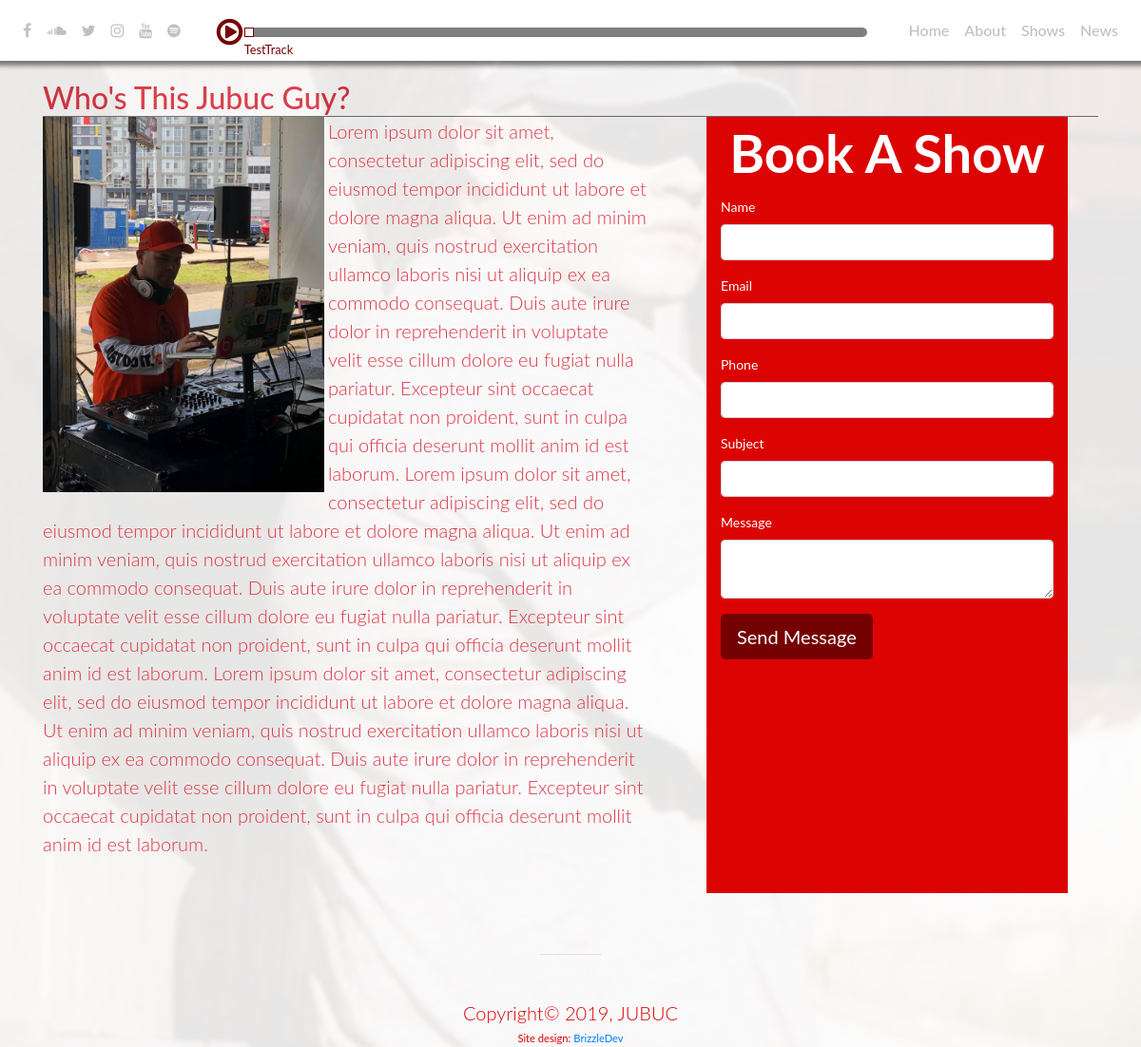
The app's page /about, older data.
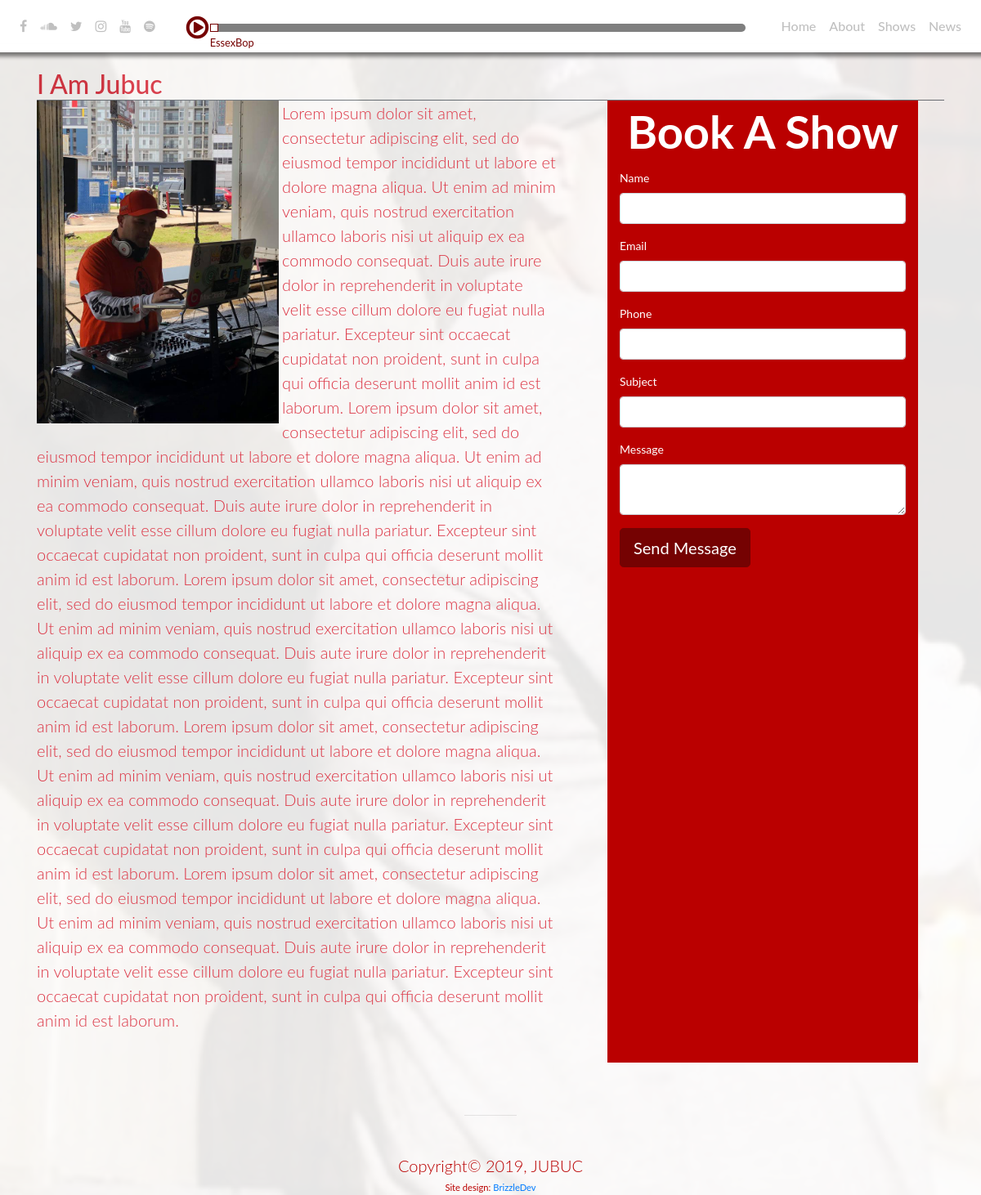
The same page, newer data.
### app/models.py (models this page shows, shortened)
class Audio(db.Model):
    id = db.Column(db.Integer, primary_key=True)
    name = db.Column(db.String(256), index=True)
    file = db.Column(db.String(256))
    album_art = db.Column(db.String(256))
    is_active = db.Column(db.Boolean, index=True, default=False)
    active = db.relationship('Active', backref="audio", uselist=False)

class Administrator(db.Model):
    id = db.Column(db.Integer, primary_key=True)
    username = db.Column(db.String(64), index=True)
    timestamp = db.Column(db.DateTime, index=True, default=datetime.utcnow)
    first_name = db.Column(db.String(64))
    last_name = db.Column(db.String(64))
    email = db.Column(db.String(256))
    pass_hash = db.Column(db.String(128))
    site_title = db.Column(db.String(64))
    site_logo_text = db.Column(db.String(28))
    site_logo_image = db.Column(db.String(256))
    jumbotron_image = db.Column(db.String(256))
    jumbotron_header = db.Column(db.String(64))
    jumbotron_subheader = db.Column(db.String(64))
    desc_header = db.Column(db.String(64))
    desc_details = db.Column(db.Text)
    site_dominant_color = db.Column(db.String)
    site_accent_color = db.Column(db.String)
    site_background_color = db.Column(db.String)
    about_heading = db.Column(db.String(64))
    about_image = db.Column(db.String(256))
    about_detail = db.Column(db.Text)
    facebook = db.Column(db.String(128))
    twitter = db.Column(db.String(128))
    instagram = db.Column(db.String(128))
    soundcloud = db.Column(db.String(128))
    youtube = db.Column(db.String(128))
    spotify = db.Column(db.String(128))
    twitter_consumer_key = db.Column(db.String(256))
    twitter_consumer_key_secret = db.Column(db.String(256))
    twitter_access_token = db.Column(db.String(256))
    twitter_access_token_secret = db.Column(db.String(256))

### app/routes.py (the view, shortened to what this page needs)
@app.route('/about', methods=accepted_methods)
def about():
    track = db.session.query(Active).get(1)
    post = db.session.query(Post).order_by(Post.id.desc()).first()
    admin_settings = db.session.query(Administrator).get(1)
    form = ContactForm()
    return render_template('about.html', form=form, admin_settings=admin_settings, post=post, track=track)

### app/forms.py
class ContactForm(FlaskForm):
    name = StringField('Name', validators=[DataRequired()])
    email = StringField('Email', validators=[DataRequired()])
    phone = StringField('Phone', validators=[DataRequired()])
    subject = StringField('Subject', validators=[DataRequired()])
    message = TextAreaField('Message', validators=[DataRequired()])
    submit = SubmitField('Send Message')

### app/templates/about.html (shortened to what this page needs)
{% extends 'core/base.html' %}
{% block content %}
  <div class="container mt-5 text-danger" style="{% if admin_settings.site_dominant_color != " " %}color: {{ admin_settings.site_dominant_color }};{% else %}color: rgb(255, 0, 0); {% endif %}">
      <h2 class="border-bottom border-secondary pt-1 pb-0 mb-0">{% if admin_settings.about_heading == None or admin_settings.about_heading == " "   %}Who's This Guy?{% else %}{{ admin_settings.about_heading }}{% endif %}</h2>
      <div class="row ">
          <div class="col-md-7">
              <p>
                <img class="float-left pr-1" src="{% if admin_settings.about_image != None %}{{ url_for('static', filename='images/' + admin_settings.about_image) }}{% else %}{{ url_for('static', filename='images/j1.jpg') }}{% endif %}" width="300px">
                <span class="lead">{% if admin_settings.about_detail != None %}{{ admin_settings.about_detail }}{% endif %}</span><br><br>
              </p>
          </div>
          <div class="col-md-4 text-white text-shadow ml-5" style="{% if admin_settings.site_dominant_color != " " %}background-color: {{ admin_settings.site_dominant_color }};{% else %}background-color: rgb(255, 0, 0); {% endif %}">
              <form action="" method="POST" enctype=multipart/form-data>
                <h2 class="text-center font-weight-bold display-4 py-1">Book A Show</h2>
                <p class="form-group">
                    {{ form.name.label }}
                    {{ form.name(class="form-control")}}
                </p>
                <p class="form-group">
                    {{ form.email.label }}
                    {{ form.email(class="form-control")}}
                </p>
                <p class="form-group">
                    {{ form.phone.label }}
                    {{ form.phone(class="form-control")}}
                </p>
                <p class="form-group">
                    {{ form.subject.label }}
                    {{ form.subject(class="form-control")}}
                </p>
                <p class="form-group">
                    {{ form.message.label }}
                    {{ form.message(class="form-control")}}
                </p>
                <p class="form-group">
                    {{ form.submit(class="btn btn-lg btn-success") }}
                </p>
            </form>
          </div>
{% endblock %}

### app/templates/core/base.html (shortened to what this page needs)
<!doctype html>
<html lang="en">
  <head>
    <link href="https://stackpath.bootstrapcdn.com/font-awesome/4.7.0/css/font-awesome.min.css" rel="stylesheet">
    <link rel="stylesheet" href="https://maxcdn.bootstrapcdn.com/bootstrap/4.0.0/css/bootstrap.min.css">
    <link rel="stylesheet" href="{{ url_for('static', filename='layout2/css/styles.css') }}">
    <link rel="stylesheet" href="{{ url_for('static', filename='layout2/css/player.css') }}">
    <link rel="stylesheet" href="https://cdnjs.cloudflare.com/ajax/libs/tempusdominus-bootstrap-4/5.0.0-alpha14/css/tempusdominus-bootstrap-4.min.css" />
</head>
<body>
    {% include 'core/nav.html' %}
    {% block content %}
    {% endblock content %}
    {% include 'core/footer.html' %}
  </body>
  </html>

### app/templates/core/nav.html (shortened to what this page needs)
  <nav role="navigation" class="navbar navbar-expand-lg fixed-top">
    <div class="collapse navbar-collapse" id="navbar">
    <ul class="navbar-nav">
        <li class="nav-item"><a {% if admin_settings.site_dominant_color != " " %} onMouseOver="this.style.color={{ admin_settings.site_dominant_color }}" {% endif %} class="nav-link" href="{% if admin_settings.facebook != None %}{{ admin_settings.facebook }}{% else %}https://www.facebook.com{% endif %}" alt="Jubuc @ Facebook" title="Jubuc @ "><span class="fa fa-facebook"></span></a></li>
        <li class="nav-item"><a class="nav-link" href="{% if admin_settings.soundcloud != None %}{{ admin_settings.soundcloud }}{% else %}https://www.soundcloud.com{% endif %}" alt="Jubuc @ Soundcloud" title="Jubuc @ Soundcloud"><span class="fa fa-soundcloud"></span></a></li>
        <li class="nav-item"><a class="nav-link" href="{% if admin_settings.twitter != None %}{{ admin_settings.twitter }}{% else %}https://www.twitter.com{% endif %}" alt="Jubuc @ Twitter" title="Jubuc @ Twitter"><span class="fa fa-twitter"></span></a></li>
        <li class="nav-item"><a class="nav-link" href="{% if admin_settings.instagram != None %}{{ admin_settings.instagram }}{% else %}https://www.instagram.com{% endif %}" alt="Jubuc @ Instagram" title="Jubuc @ Instagram"><span class="fa fa-instagram"></span></a></li>
        <li class="nav-item"><a class="nav-link" href="{% if admin_settings.youtube != None %}{{ admin_settings.youtube }}{% else %}https://www.youtube.com{% endif %}" alt="Jubuc @ Youtube" title="Jubuc @ Youtube"><span class="fa fa-youtube"></span></a></li>
        <li class="nav-item"><a class="nav-link" href="{% if admin_settings.spotify != None %}{{ admin_settings.spotify }}{% else %}https://www.spotify.com{% endif %}" alt="Jubuc @ Spotify" title="Jubuc @ Spotify"><span class="fa fa-spotify"></span></a></li>
    </ul>
    <div class="col d-none d-lg-block" id="player">
        <div id="audioplayer" class="col">
            <span id="pButton" class="fa fa-play-circle-o fa-2x"></span>
            <div id="timeline">
                  <div id="playhead" class="border border-jubuc"></div><small>{% if track %}{{ track.audio.name }}{% endif %}</small>
            </div>
        </div>
    </div>
    <ul class="navbar-nav mr-auto">
      <li class="nav-item"><a class="nav-link" id="about-button" href="{{ url_for('index') }}" alt="" title="">Home</a></li>
      <li class="nav-item"><a class="nav-link" id="about-button" href="{{ url_for('about') }}" alt="" title="">About</a></li>
      <li class="nav-item"><a class="nav-link" role="button" aria-expanded="false" area-controls="events" href="{{ url_for('shows') }}" alt="" title="">Shows</a></li>
      <li class="nav-item"><a class="nav-link" role="button" aria-expanded="false" area-controls="media" href="{{ url_for('blog') }}" alt="" title="">News</a></li>
    </ul>
  </nav>

### app/templates/core/footer.html
  <hr class="hr">
  <footer class="container-fluid text-center" style="{% if admin_settings.site_dominant_color != " " %}color: {{ admin_settings.site_dominant_color }} !important;{% else %}color: rgb(0, 255, 0); {% endif %}">
      <div class="row">
          <div class="col">
              <p class="lead mb-0 pb-0">Copyright&copy; 2019, JUBUC</p>
              <small>Site design: <a href="https://www.brizzle.dev">BrizzleDev</a></small>
          </div>
      </div>
  </footer>

### app/static/layout2/css/styles.css (style rules this page uses)
html { height: 100%; }
body { padding-top: 32px; overflow-x: hidden; font-family: Lato, 'Helvetica Neue', Arial, Helvetica, sans-serif; font-size: 14px; }
.hr { border: 0; height: 1px; border-top: 1px solid rgba(0, 0, 0, 0.1); border-bottom: 1px solid rgba(255, 255, 255, 0.3); margin: 64px auto 44px; width: 64px; }
nav { font-size: 16px; font-weight: 500; background-color: white; color: #750202; }
nav::after { content: ''; position: absolute; bottom: 0; left: -29px; height: 10px; width: 106%; box-shadow: 5px 5px 5px rgba(0, 0, 0, 0.5); }
.btn { background-color: #750202 !important; border: 1px solid #750202 !important; }
nav a:link, nav a:visited { color: #C0C0C0; }
.border-jubuc { border-color: #750202 !important; background-size: 3px !important; }

### app/static/layout2/css/player.css (style rules this page uses)
#pButton { height: 32px; width: 32px; border: none; background-repeat: no-repeat; margin-top: 10px; float:left; outline: none; }
#audioplayer { width: 100%; height: 48px; }
#timeline { float: left; width: 95%; height: 10px; margin-top: 21px; margin-left: -3px; border-radius: 5px; background: rgba(0, 0, 0, .5); }
#playhead { width: 10px; height: 10px; background: rgba(255, 255, 255, 1); }

Row changes from the older to the newer data that the page shows:
changed Audio: audio.name "TestTrack" → "EssexBop"
changed Administrator: about_heading "Who's This Jubuc Guy?" → "I Am Jubuc"; about_detail "…anim id est laborum." → "…anim id est laborum. Lorem ipsum dolor sit amet, consectetur adipiscing elit, sed do eiusmod tempor incididunt ut labore et dolore magna aliqua. Ut enim ad minim veniam, quis nostrud exercitation ullamco laboris nisi ut aliquip ex ea commodo consequat. Duis aute irure dolor in reprehenderit in voluptate velit esse cillum dolore eu fugiat nulla pariatur. Excepteur sint occaecat cupidatat non proident, sunt in culpa qui officia deserunt mollit anim id est laborum. Lorem ipsum dolor sit amet, consectetur adipiscing elit, sed do eiusmod tempor incididunt ut labore et dolore magna aliqua. Ut enim ad minim veniam, quis nostrud exercitation ullamco laboris nisi ut aliquip ex ea commodo consequat.…"; site_dominant_color "rgb(220, 3, 3)" → "rgb(186, 0, 0)" (drawn)
